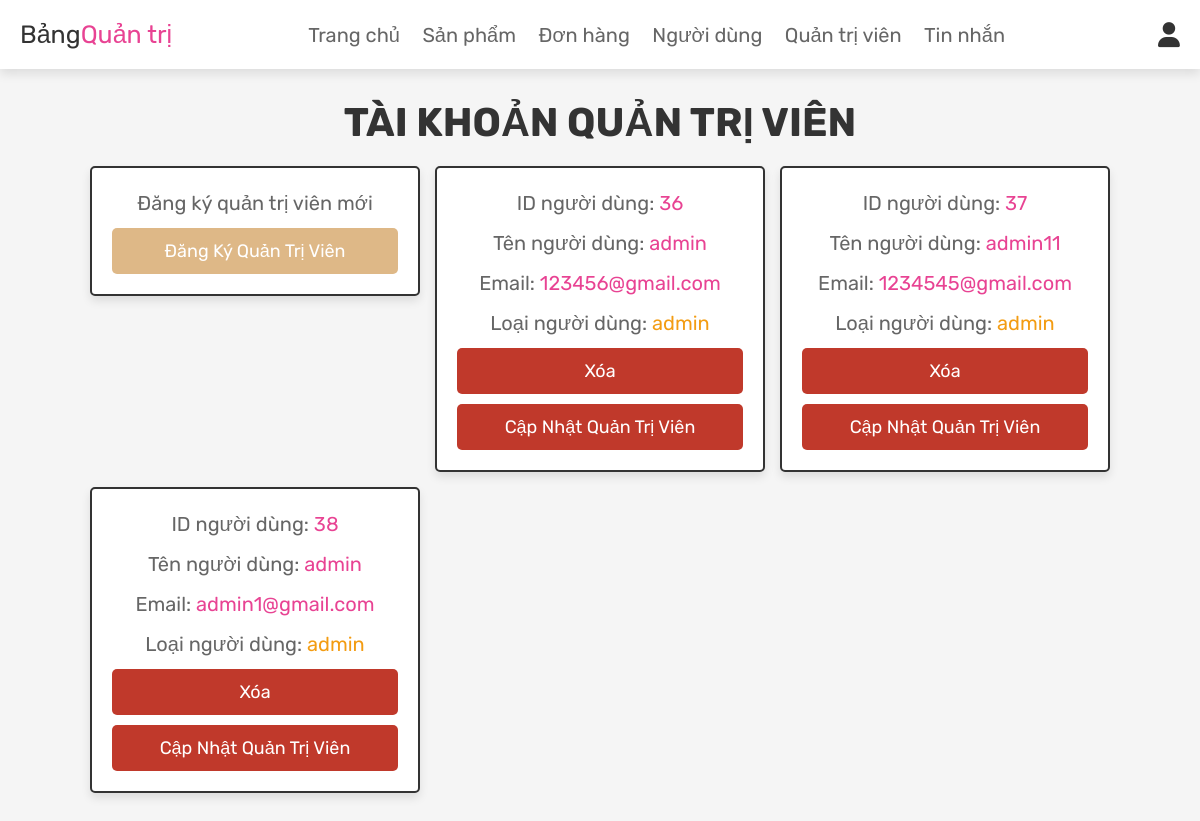
Screenshot of /admin_admin.php (signed in) with the database file from the repository.
### tables this page shows
CREATE TABLE `users` (
  `id` int(100) NOT NULL,
  `name` varchar(100) NOT NULL,
  `email` varchar(100) NOT NULL,
  `password` varchar(100) NOT NULL,
  `user_type` varchar(20) NOT NULL,
  `sex` varchar(20) NOT NULL
);

### admin_admin.php (the view, shortened to what this page needs)
<?php
@include 'config.php';
?>
<!DOCTYPE html>
<html lang="vi">
<head>
   <link rel="stylesheet" href="https://cdnjs.cloudflare.com/ajax/libs/font-awesome/6.0.0/css/all.min.css">
   <link rel="stylesheet" href="css/admin_style.css">
</head>
<body>
<?php @include 'admin_header.php'; ?>
<section class="users">
   <h1 class="title">Tài khoản quản trị viên</h1>
   <div class="box-container">
      <div class="box">
         <p>Đăng ký quản trị viên mới</p>
         <a href="register_admin.php"  class="delete-btn" style="background-color:burlywood ;">Đăng ký quản trị viên</a>
      </div>
      <?php
      $type = 'admin';
         $select_users = mysqli_query($conn, "SELECT * FROM `users` WHERE user_type = '$type'") or die('query failed');
         if(mysqli_num_rows($select_users) > 0){
            while($fetch_users = mysqli_fetch_assoc($select_users)){
      ?>
      <div class="box">
         <p>ID người dùng: <span><?php echo $fetch_users['id']; ?></span></p>
         <p>Tên người dùng: <span><?php echo $fetch_users['name']; ?></span></p>
         <p>Email: <span><?php echo $fetch_users['email']; ?></span></p>
         <p>Loại người dùng: <span style="color:<?php if($fetch_users['user_type'] == 'admin'){ echo 'var(--orange)'; }; ?>"><?php echo $fetch_users['user_type']; ?></span></p>
         <a href="admin_users.php?delete=<?php echo $fetch_users['id']; ?>" onclick="return confirm('Bạn có chắc chắn muốn xóa người dùng này?');" class="delete-btn">Xóa</a>
         <a href="admin_update_profile.php?update=<?php echo $fetch_users['id']; ?>"  class="delete-btn">Cập nhật quản trị viên</a>
      </div>
      <?php
         }
      }
      ?>
   </div>
</section>
</body>
</html>

### css/admin_style.css (style rules this page uses)
:root { --pink:#e84393; --red:#c0392b; --orange:#f39c12; --black:#333; --white:#fff; --light-color:#666; --light-white:#ccc; --light-bg:#f5f5f5; --border:.2rem solid var(--black); --box-shadow:0 .5rem 1rem rgba(0,0,0,.1); }
* { font-family: 'Rubik', sans-serif; margin:0; padding:0; box-sizing: border-box; outline: none; border:none; text-decoration: none; transition:all .2s linear; }
html { font-size: 62.5%; overflow-x: hidden; scroll-behavior: smooth; scroll-padding-top: 6.5rem; }
body { background: var(--light-bg); }
section { padding:3rem 2rem; }
.title { text-align: center; margin-bottom: 2rem; color:var(--black); text-transform: uppercase; font-size: 4rem; }
.btn, .delete-btn, .option-btn { display: inline-block; border-radius: .5rem; margin-top: 1rem; font-size: 1.8rem; color:var(--white); cursor: pointer; padding:1rem 3rem; text-transform: capitalize; }
.delete-btn { background-color: var(--red); }
.users .box-container { display: grid; grid-template-columns: repeat(auto-fit, 33rem); gap:1.5rem; align-items: flex-start; max-width: 1200px; margin: 0 auto; justify-content: center; }
.users .box-container .box { padding:2rem; border:var(--border); background-color: var(--white); box-shadow: var(--box-shadow); border-radius: .5rem; text-align: center; }
.users .box-container .box p { font-size: 2rem; color:var(--light-color); margin-bottom: 1rem; line-height: 1.5; }
.users .box-container .box p span { color:var(--pink); }
.users .box-container .box .delete-btn { margin-top: .5; }
.btn, .delete-btn, .option-btn { display: block; margin-top: 1rem; border-radius: .5rem; cursor: pointer; width: 100%; font-size: 1.8rem; color:var(--white); padding:1.2rem 3rem; text-transform: capitalize; text-align: center; }

### rows the page displays
users: id "36", name "admin", email "123456@gmail.com", user_type "admin"
users: id "37", name "admin11", email "1234545@gmail.com", user_type "admin"
users: id "38", name "admin", email "admin1@gmail.com", user_type "admin"
